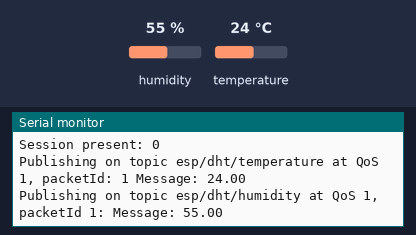
Simulated run of this sketch. Board: ESP8266 (NodeMCU). Shown: the last lines printed to the serial monitor. Inputs (shaded band) come from the test bench; at power-on: humidity 55 %, temperature 24 °C. WiFi joins after 1.5 s; servers stay silent unless stated; no MQTT or app messages arrive unless stated.

Above: at 18.0 s.
18.1 s: humidity set to 22 %
At 21.0 s:
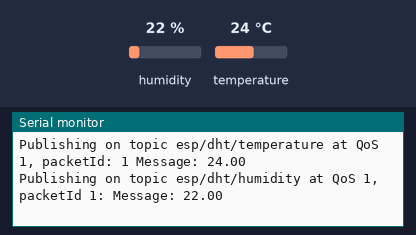
33.1 s: temperature set to 12 °C
At 41.0 s:
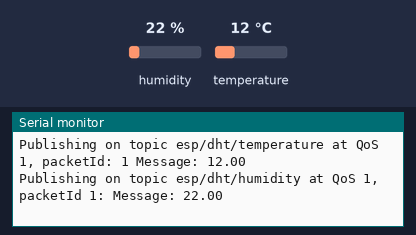
48.1 s: humidity set to 40 %
At 51.0 s:
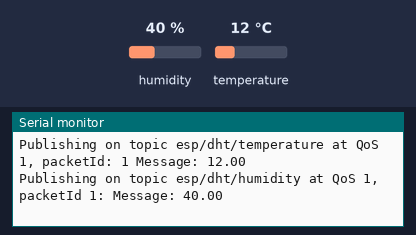
Timing chart, 0 to 52.5 s (numbered marks = the images above; inputs shaded):
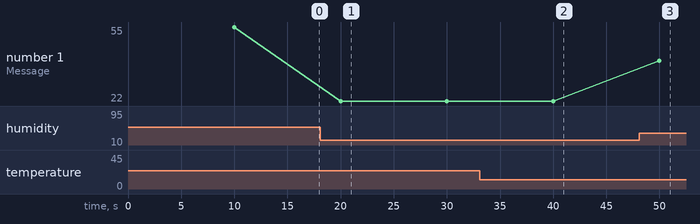

Measured:
- after the input at 18.1 s, the serial monitor: prints a new line after 1.9 s (image 1)
- after the input at 33.1 s, the serial monitor: prints a new line after 6.9 s (image 2)
- after the input at 48.1 s, the serial monitor: prints a new line after 1.9 s (image 3)
- plotted number 1: 55 → 22 after the input at 18.1 s, 22 → 40 after the input at 48.1 s

The sketch:

dht22_publisher.ino
```cpp
// (licence header left out)
//comment added
#include "DHT.h"
#include <ESP8266WiFi.h>
#include <Ticker.h>
#include <AsyncMqttClient.h>

#include <ESP8266mDNS.h>
#include <WiFiUdp.h>
#include <ArduinoOTA.h>

#define WIFI_SSID "AM"
#define WIFI_PASSWORD "19931989"

// Raspberri Pi Mosquitto MQTT Broker
#define MQTT_HOST IPAddress(192, 168, 0, 130)
// For a cloud MQTT broker, type the domain name
//#define MQTT_HOST "example.com"
#define MQTT_PORT 1883

// Temperature MQTT Topics
#define MQTT_PUB_TEMP "esp/dht/temperature"
#define MQTT_PUB_HUM "esp/dht/humidity"

// Digital pin connected to the DHT sensor
#define DHTPIN 14

// Uncomment whatever DHT sensor type you're using
//#define DHTTYPE DHT11   // DHT 11
#define DHTTYPE DHT22   // DHT 22  (AM2302), AM2321
//#define DHTTYPE DHT21   // DHT 21 (AM2301)

// Initialize DHT sensor
DHT dht(DHTPIN, DHTTYPE);

// Variables to hold sensor readings
float temp;
float hum;

AsyncMqttClient mqttClient;
Ticker mqttReconnectTimer;

WiFiEventHandler wifiConnectHandler;
WiFiEventHandler wifiDisconnectHandler;
Ticker wifiReconnectTimer;

unsigned long previousMillis = 0;   // Stores last time temperature was published
const long interval = 10000;        // Interval at which to publish sensor readings

void connectToWifi() {
  Serial.println("Connecting to Wi-Fi...");
  WiFi.begin(WIFI_SSID, WIFI_PASSWORD);
}

void onWifiConnect(const WiFiEventStationModeGotIP& event) {
  Serial.println("Connected to Wi-Fi.");
  connectToMqtt();
}

void onWifiDisconnect(const WiFiEventStationModeDisconnected& event) {
  Serial.println("Disconnected from Wi-Fi.");
  mqttReconnectTimer.detach(); // ensure we don't reconnect to MQTT while reconnecting to Wi-Fi
  wifiReconnectTimer.once(2, connectToWifi);
}

void connectToMqtt() {
  Serial.println("Connecting to MQTT...");
  mqttClient.connect();
}

void onMqttConnect(bool sessionPresent) {
  Serial.println("Connected to MQTT.");
  Serial.print("Session present: ");
  Serial.println(sessionPresent);
}

void onMqttDisconnect(AsyncMqttClientDisconnectReason reason) {
  Serial.println("Disconnected from MQTT.");

  if (WiFi.isConnected()) {
    mqttReconnectTimer.once(2, connectToMqtt);
  }
}

/*void onMqttSubscribe(uint16_t packetId, uint8_t qos) {
  Serial.println("Subscribe acknowledged.");
  Serial.print("  packetId: ");
  Serial.println(packetId);
  Serial.print("  qos: ");
  Serial.println(qos);
}

void onMqttUnsubscribe(uint16_t packetId) {
  Serial.println("Unsubscribe acknowledged.");
  Serial.print("  packetId: ");
  Serial.println(packetId);
}*/

void onMqttPublish(uint16_t packetId) {
  Serial.print("Publish acknowledged.");
  Serial.print("  packetId: ");
  Serial.println(packetId);
}

void setup() {
  Serial.begin(115200);
  Serial.println();

  dht.begin();

  wifiConnectHandler = WiFi.onStationModeGotIP(onWifiConnect);
  wifiDisconnectHandler = WiFi.onStationModeDisconnected(onWifiDisconnect);

  mqttClient.onConnect(onMqttConnect);
  mqttClient.onDisconnect(onMqttDisconnect);
  //mqttClient.onSubscribe(onMqttSubscribe);
  //mqttClient.onUnsubscribe(onMqttUnsubscribe);
  mqttClient.onPublish(onMqttPublish);
  mqttClient.setServer(MQTT_HOST, MQTT_PORT);
  // If your broker requires authentication (username and password), set them below
  //mqttClient.setCredentials("REPlACE_WITH_YOUR_USER", "REPLACE_WITH_YOUR_PASSWORD");

  connectToWifi();

    ArduinoOTA.onStart([]() {
    String type;
    if (ArduinoOTA.getCommand() == U_FLASH) {
      type = "sketch";
    } else { // U_FS
      type = "filesystem";
    }

    // NOTE: if updating FS this would be the place to unmount FS using FS.end()
    Serial.println("Start updating " + type);
  });
  ArduinoOTA.onEnd([]() {
    Serial.println("\nEnd");
  });
  ArduinoOTA.onProgress([](unsigned int progress, unsigned int total) {
    Serial.printf("Progress: %u%%\r", (progress / (total / 100)));
  });
  ArduinoOTA.onError([](ota_error_t error) {
    Serial.printf("Error[%u]: ", error);
    if (error == OTA_AUTH_ERROR) {
      Serial.println("Auth Failed");
    } else if (error == OTA_BEGIN_ERROR) {
      Serial.println("Begin Failed");
    } else if (error == OTA_CONNECT_ERROR) {
      Serial.println("Connect Failed");
    } else if (error == OTA_RECEIVE_ERROR) {
      Serial.println("Receive Failed");
    } else if (error == OTA_END_ERROR) {
      Serial.println("End Failed");
    }
  });
  ArduinoOTA.begin();
  Serial.println("Ready");
  Serial.print("IP address: ");
  Serial.println(WiFi.localIP());
}

void loop() {
  ArduinoOTA.handle();
  unsigned long currentMillis = millis();
  // Every X number of seconds (interval = 10 seconds)
  // it publishes a new MQTT message
  if (currentMillis - previousMillis >= interval) {
    // Save the last time a new reading was published
    previousMillis = currentMillis;
    // New DHT sensor readings
    hum = dht.readHumidity();
    // Read temperature as Celsius (the default)
    temp = dht.readTemperature();
    // Read temperature as Fahrenheit (isFahrenheit = true)
    //temp = dht.readTemperature(true);

    // Publish an MQTT message on topic esp/dht/temperature
    uint16_t packetIdPub1 = mqttClient.publish(MQTT_PUB_TEMP, 1, true, String(temp).c_str());
    Serial.printf("Publishing on topic %s at QoS 1, packetId: %i ", MQTT_PUB_TEMP, packetIdPub1);
    Serial.printf("Message: %.2f \n", temp);

    // Publish an MQTT message on topic esp/dht/humidity
    uint16_t packetIdPub2 = mqttClient.publish(MQTT_PUB_HUM, 1, true, String(hum).c_str());
    Serial.printf("Publishing on topic %s at QoS 1, packetId %i: ", MQTT_PUB_HUM, packetIdPub2);
    Serial.printf("Message: %.2f \n", hum);
  }
}
```
